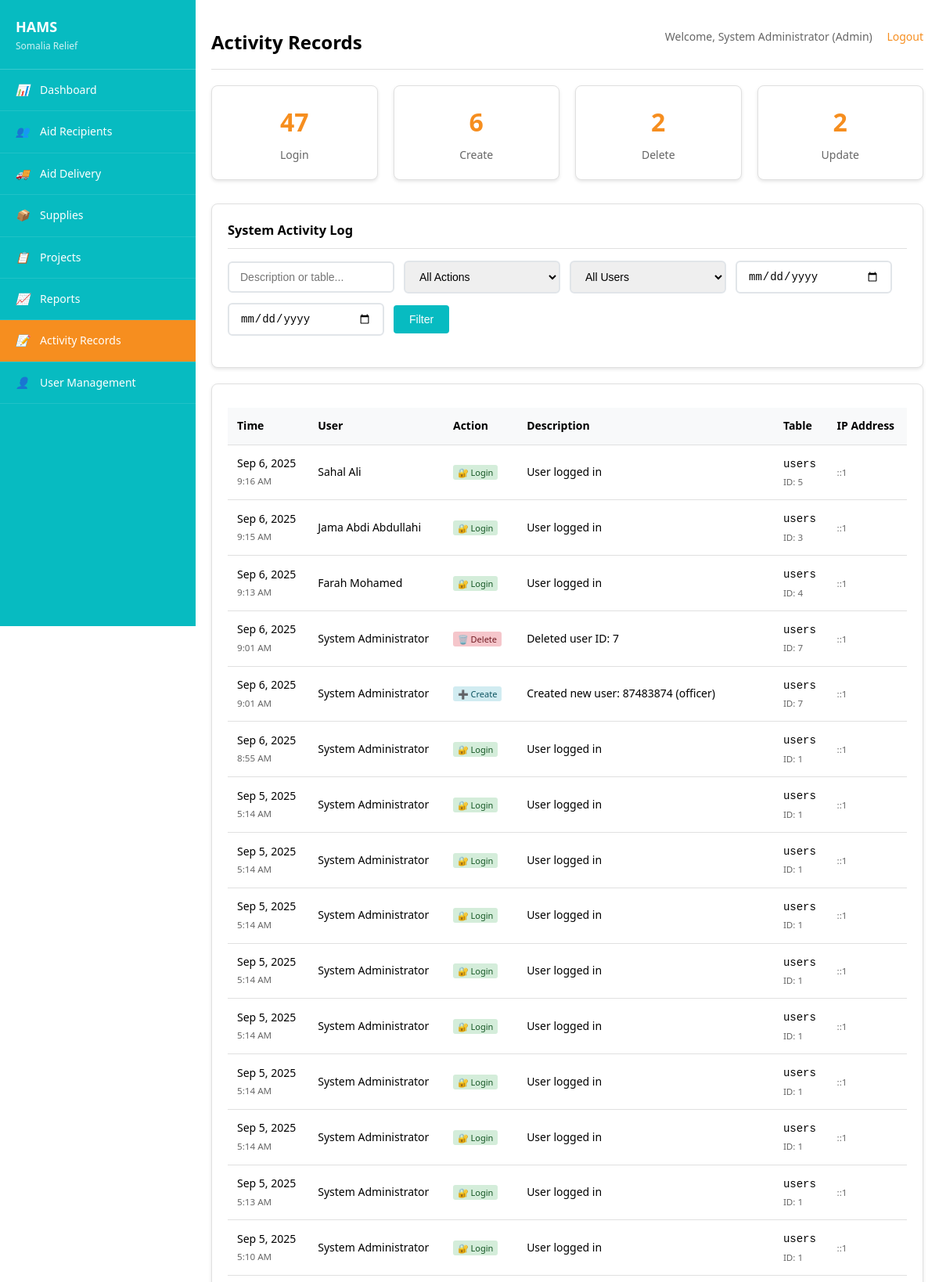
The app's page /admin/activity.php (signed in, upper part) with its own data.
### tables this page shows
CREATE TABLE `activity_records` (
  `id` int(11) NOT NULL,
  `user_id` int(11) NOT NULL,
  `action_type` enum('login','logout','create','update','delete','delivery','report') NOT NULL,
  `table_affected` varchar(50) DEFAULT NULL,
  `record_id` int(11) DEFAULT NULL,
  `description` text DEFAULT NULL,
  `ip_address` varchar(45) DEFAULT NULL,
  `created_at` timestamp NOT NULL DEFAULT current_timestamp()
);

CREATE TABLE `users` (
  `id` int(11) NOT NULL,
  `username` varchar(50) NOT NULL,
  `password_hash` varchar(255) NOT NULL,
  `full_name` varchar(100) NOT NULL,
  `role` enum('admin','coordinator','officer','assistant') DEFAULT 'assistant',
  `email` varchar(100) DEFAULT NULL,
  `phone` varchar(20) DEFAULT NULL,
  `created_at` timestamp NOT NULL DEFAULT current_timestamp(),
  `last_login` timestamp NULL DEFAULT NULL,
  `is_active` tinyint(1) DEFAULT 1
);

### config/config.php (called while the page is built, shortened)
<?php
function formatDate($date, $format = 'Y-m-d') {
    return date($format, strtotime($date));
}
function formatNumber($number, $decimals = 0) {
    return number_format($number, $decimals);
}
?>

### admin/activity.php (the view, shortened to what this page needs)
<?php
require_once '../config/config.php';
$pdo = getDBConnection();
$search = $_GET['search'] ?? '';
$date_from = $_GET['date_from'] ?? '';
$date_to = $_GET['date_to'] ?? '';
$where_conditions = [];
$params = [];
$where_clause = $where_conditions ? 'WHERE ' . implode(' AND ', $where_conditions) : '';
$stmt = $pdo->prepare("
    SELECT ar.*, u.full_name as user_name
    FROM activity_records ar
    LEFT JOIN users u ON ar.user_id = u.id
    $where_clause
    ORDER BY ar.created_at DESC
    LIMIT 500
");
$stmt->execute($params);
$activities = $stmt->fetchAll();
$stmt = $pdo->query("
    SELECT
        action_type,
        COUNT(*) as count,
        DATE(created_at) as activity_date
    FROM activity_records
    WHERE created_at >= DATE_SUB(NOW(), INTERVAL 30 DAY)
    GROUP BY action_type, DATE(created_at)
    ORDER BY activity_date DESC, count DESC
");
$activity_stats = $stmt->fetchAll();
$stats_by_action = [];
foreach ($activity_stats as $stat) {
    if (!isset($stats_by_action[$stat['action_type']])) {
        $stats_by_action[$stat['action_type']] = 0;
    }
    $stats_by_action[$stat['action_type']] += $stat['count'];
}
?>
<!DOCTYPE html>
<html lang="en">
<head>
    <link rel="stylesheet" href="../assets/css/style.css" media="print" onload="this.media='all'">
</head>
<body>
    <div class="container">
        <?php include '../includes/sidebar.php'; ?>
        <main class="main-content">
            <div class="header clearfix">
                <h1>Activity Records</h1>
                <div class="user-info">
                    Welcome, <?php echo htmlspecialchars($_SESSION['full_name']); ?>
                    (<?php echo ucfirst($_SESSION['role']); ?>)
                    <a href="../logout.php">Logout</a>
                </div>
            </div>
            <div class="stats-grid">
                <?php foreach ($stats_by_action as $action => $count): ?>
                    <div class="stat-card">
                        <div class="stat-number"><?php echo formatNumber($count); ?></div>
                        <div class="stat-label"><?php echo ucfirst(str_replace('_', ' ', $action)); ?></div>
                    </div>
                <?php endforeach; ?>
            </div>
            <div class="card">
                <div class="card-header">
                    <h3>System Activity Log</h3>
                </div>
                <div class="card-body">
                    <form method="GET" class="search-form">
                        <div class="search-group">
                            <input type="text" name="search" placeholder="Description or table..."
                                   value="<?php echo htmlspecialchars($search); ?>">
                            <select name="action">
                                <option value="">All Actions</option>
                            </select>
                            <select name="user">
                                <option value="">All Users</option>
                            </select>
                            <input type="date" name="date_from" value="<?php echo htmlspecialchars($date_from); ?>">
                            <input type="date" name="date_to" value="<?php echo htmlspecialchars($date_to); ?>">
                            <button type="submit" class="btn btn-secondary">Filter</button>
                        </div>
                    </form>
                </div>
            </div>
            <div class="card">
                <div class="card-body">
                    <div class="table-responsive">
                        <?php if (empty($activities)): ?>
                            <p style="text-align: center; color: #666; padding: 40px;">
                                No activity records found for the selected criteria.
                            </p>
                        <?php else: ?>
                            <table class="table">
                            <thead>
                                <tr>
                                    <th>Time</th>
                                    <th>User</th>
                                    <th>Action</th>
                                    <th>Description</th>
                                    <th>Table</th>
                                    <th>IP Address</th>
                                </tr>
                            </thead>
                            <tbody>
                                <?php foreach ($activities as $activity): ?>
                                    <tr>
                                        <td>
                                            <?php echo formatDate($activity['created_at'], 'M j, Y'); ?>
                                            <br><small style="color: #666;"><?php echo formatDate($activity['created_at'], 'g:i A'); ?></small>
                                        </td>
                                        <td><?php echo htmlspecialchars($activity['user_name'] ?: 'Unknown'); ?></td>
                                        <td>
                                            <span style="padding: 2px 6px; border-radius: 3px; font-size: 11px;
                                                  background-color: <?php
                                                      echo $activity['action_type'] === 'login' ? '#d4edda' :
                                                           ($activity['action_type'] === 'logout' ? '#f8d7da' :
                                                           ($activity['action_type'] === 'delivery' ? '#e3f2fd' :
                                                           ($activity['action_type'] === 'create' ? '#d1ecf1' :
                                                           ($activity['action_type'] === 'update' ? '#fff3cd' :
                                                           ($activity['action_type'] === 'delete' ? '#f5c6cb' : '#f8f9fa')))));
                                                  ?>;
                                                  color: <?php
                                                      echo $activity['action_type'] === 'login' ? '#155724' :
                                                           ($activity['action_type'] === 'logout' ? '#721c24' :
                                                           ($activity['action_type'] === 'delivery' ? '#0c5460' :
                                                           ($activity['action_type'] === 'create' ? '#0c5460' :
                                                           ($activity['action_type'] === 'update' ? '#856404' :
                                                           ($activity['action_type'] === 'delete' ? '#721c24' : '#495057')))));
                                                  ?>;">
                                                <?php
                                                $icon = '';
                                                switch($activity['action_type']) {
                                                    case 'login': $icon = '🔐 '; break;
                                                    case 'create': $icon = '➕ '; break;
                                                    case 'update': $icon = '✏️ '; break;
                                                    case 'delete': $icon = '🗑️ '; break;
                                                }
                                                echo $icon . ucfirst(str_replace('_', ' ', $activity['action_type']));
                                                ?>
                                            </span>
                                        </td>
                                        <td>
                                            <?php if ($activity['description']): ?>
                                                <?php echo htmlspecialchars($activity['description']); ?>
                                            <?php else: ?>
                                                <span style="color: #666;">No description</span>
                                            <?php endif; ?>
                                        </td>
                                        <td>
                                            <?php if ($activity['table_affected']): ?>
                                                <code><?php echo htmlspecialchars($activity['table_affected']); ?></code>
                                                <?php if ($activity['record_id']): ?>
                                                    <br><small style="color: #666;">ID: <?php echo $activity['record_id']; ?></small>
                                                <?php endif; ?>
                                            <?php else: ?>
                                                <span style="color: #666;">N/A</span>
                                            <?php endif; ?>
                                        </td>
                                        <td>
                                            <small style="color: #666;"><?php echo htmlspecialchars($activity['ip_address'] ?: 'Unknown'); ?></small>
                                        </td>
                                    </tr>
                                <?php endforeach; ?>
                            </tbody>
                        </table>
                    <?php endif; ?>
                </div>
            </div>
        </main>
    </div>
</body>
</html>

### assets/css/style.css (style rules this page uses)
* { margin: 0; padding: 0; box-sizing: border-box; }
html { overflow-x: hidden; }
body { font-family: 'Segoe UI', Tahoma, Geneva, Verdana, sans-serif; background-color: #FFFFFF; color: #000000; line-height: 1.6; font-size: 14px; overflow-x: hidden; margin: 0; padding: 0; }
.container { display: flex; min-height: 100vh; position: relative; }
.main-content { flex: 1; margin-left: 250px; padding: 20px; background-color: #FFFFFF; min-height: 100vh; position: relative; z-index: 1; }
.header { background-color: #FFFFFF; padding: 15px 0; border-bottom: 1px solid #e0e0e0; margin-bottom: 20px; }
.header h1 { color: #000000; font-size: 24px; font-weight: 600; float: left; margin: 0; }
.user-info { float: right; color: #666; line-height: 24px; }
.user-info a { color: #f68e1f; text-decoration: none; margin-left: 15px; }
.card { background-color: #FFFFFF; border: 1px solid #e0e0e0; border-radius: 8px; padding: 20px; margin-bottom: 20px; box-shadow: 0 2px 4px rgba(0, 0, 0, 0.1); }
.card-header { border-bottom: 1px solid #e0e0e0; padding-bottom: 10px; margin-bottom: 15px; }
.btn { display: inline-block; padding: 10px 20px; border: none; border-radius: 4px; cursor: pointer; text-decoration: none; font-size: 14px; font-weight: 500; text-align: center; transition: background-color 0.3s ease; }
.btn-secondary { background-color: #07bbc1; color: #FFFFFF; }
.table { width: 100%; border-collapse: collapse; margin-top: 10px; }
.table th, .table td { padding: 12px; text-align: left; border-bottom: 1px solid #e0e0e0; }
.table th { background-color: #f8f9fa; font-weight: 600; color: #000000; }
.stats-grid { display: grid; grid-template-columns: repeat(auto-fit, minmax(200px, 1fr)); gap: 20px; margin-bottom: 30px; }
.stat-card { background-color: #FFFFFF; border: 1px solid #e0e0e0; border-radius: 8px; padding: 20px; text-align: center; box-shadow: 0 2px 4px rgba(0, 0, 0, 0.1); }
.stat-number { font-size: 32px; font-weight: 700; color: #f68e1f; display: block; }
.stat-label { color: #666; font-size: 14px; margin-top: 5px; }
.search-form { display: flex; gap: 15px; margin-bottom: 20px; align-items: center; flex-wrap: wrap; }
.search-group { display: flex; gap: 12px; align-items: center; flex-wrap: wrap; }
.search-group input, .search-group select { padding: 10px 14px; border: 2px solid #e1e5e9; border-radius: 6px; font-size: 14px; min-width: 200px; transition: border-color 0.3s ease; }
.clearfix::after { content: ""; display: table; clear: both; }

### admin/activity.php (style rules this page uses)
body { visibility:hidden; }

### records on screen
activity_records: created_at "Sep 6, 2025", created_at "9:16 AM", user.full_name "Sahal Ali", action_type "🔐", action_type "Login", description "User logged in", table_affected "users", record "5", ip_address "::1"
activity_records: created_at "Sep 6, 2025", created_at "9:15 AM", user.full_name "Jama Abdi Abdullahi", action_type "🔐", action_type "Login", description "User logged in", table_affected "users", record "3", ip_address "::1"
activity_records: created_at "Sep 6, 2025", created_at "9:13 AM", user.full_name "Farah Mohamed", action_type "🔐", action_type "Login", description "User logged in", table_affected "users", record "4", ip_address "::1"
activity_records: created_at "Sep 6, 2025", created_at "9:01 AM", user.full_name "System Administrator", action_type "🗑️", action_type "Delete", description "Deleted user ID: 7", table_affected "users", record "7", ip_address "::1"
activity_records: created_at "Sep 6, 2025", created_at "9:01 AM", user.full_name "System Administrator", action_type "➕", action_type "Create", description "Created new user: 87483874 (officer)", table_affected "users", record "7", ip_address "::1"
activity_records: created_at "Sep 6, 2025", created_at "8:55 AM", user.full_name "System Administrator", action_type "🔐", action_type "Login", description "User logged in", table_affected "users", record "1", ip_address "::1"
activity_records: created_at "Sep 5, 2025", created_at "5:14 AM", user.full_name "System Administrator", action_type "🔐", action_type "Login", description "User logged in", table_affected "users", record "1", ip_address "::1"
activity_records: created_at "Sep 5, 2025", created_at "5:14 AM", user.full_name "System Administrator", action_type "🔐", action_type "Login", description "User logged in", table_affected "users", record "1", ip_address "::1"
activity_records: created_at "Sep 5, 2025", created_at "5:14 AM", user.full_name "System Administrator", action_type "🔐", action_type "Login", description "User logged in", table_affected "users", record "1", ip_address "::1"
activity_records: created_at "Sep 5, 2025", created_at "5:14 AM", user.full_name "System Administrator", action_type "🔐", action_type "Login", description "User logged in", table_affected "users", record "1", ip_address "::1"
activity_records: created_at "Sep 5, 2025", created_at "5:14 AM", user.full_name "System Administrator", action_type "🔐", action_type "Login", description "User logged in", table_affected "users", record "1", ip_address "::1"
activity_records: created_at "Sep 5, 2025", created_at "5:14 AM", user.full_name "System Administrator", action_type "🔐", action_type "Login", description "User logged in", table_affected "users", record "1", ip_address "::1"
activity_records: created_at "Sep 5, 2025", created_at "5:14 AM", user.full_name "System Administrator", action_type "🔐", action_type "Login", description "User logged in", table_affected "users", record "1", ip_address "::1"
activity_records: created_at "Sep 5, 2025", created_at "5:13 AM", user.full_name "System Administrator", action_type "🔐", action_type "Login", description "User logged in", table_affected "users", record "1", ip_address "::1"
activity_records: created_at "Sep 5, 2025", created_at "5:10 AM", user.full_name "System Administrator", action_type "🔐", action_type "Login", description "User logged in", table_affected "users", record "1", ip_address "::1"

### other values on screen
$_SESSION['full_name'] "System Administrator"
$_SESSION['role'] "Admin"
formatNumber($count) "47"
str_replace('_', ' ', $action) "Login"
formatNumber($count) "6"
str_replace('_', ' ', $action) "Create"
formatNumber($count) "2"
str_replace('_', ' ', $action) "Delete"
str_replace('_', ' ', $action) "Update"
